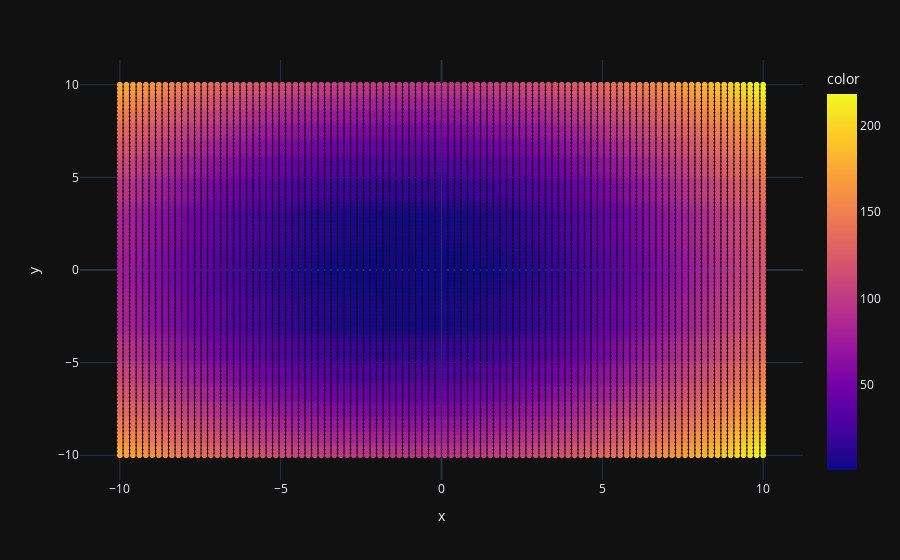

The notebook cell this image was saved under:
### Markdown cell above
# 2D

### Code cell
def g(x, y):
    return np.sqrt((((x+1)**2 + y**2) - 2) ** 2 + 1) + 3 * np.sin((y) ** 2 / 2)


search = cool.CoolSearch(
    g,
    dict.fromkeys(["x", "y"], (-10, 10)),
)

grid = search.get_grid(100)

px.scatter(
    x=grid[:, 0],
    y=grid[:, 1],
    color=g(grid[:, 0], grid[:, 1]),
)

### Figure 1 — Plotly figure (JSON) as saved in the notebook; plotly's stock layout.template omitted (floating-point values rounded to 4 significant figures; data arrays with more than 128 entries replaced by an {"elided": "..."} marker saying what was removed)
{"data": [{"hovertemplate": "x=%{x}<br>y=%{y}<br>color=%{marker.color}<extra></extra>", "legendgroup": "", "marker": {"color": {"elided": "10000 float values"}, "coloraxis": "coloraxis", "symbol": "circle"}, "mode": "markers", "name": "", "showlegend": false, "type": "scattergl", "x": {"elided": "10000 float values"}, "xaxis": "x", "y": {"elided": "10000 float values"}, "yaxis": "y"}], "layout": {"coloraxis": {"colorbar": {"title": {"text": "color"}}, "colorscale": [[0, "#0d0887"], [0.1111, "#46039f"], [0.2222, "#7201a8"], [0.3333, "#9c179e"], [0.4444, "#bd3786"], [0.5556, "#d8576b"], [0.6667, "#ed7953"], [0.7778, "#fb9f3a"], [0.8889, "#fdca26"], [1, "#f0f921"]]}, "legend": {"tracegroupgap": 0}, "margin": {"t": 60}, "xaxis": {"anchor": "y", "domain": [0, 1], "title": {"text": "x"}}, "yaxis": {"anchor": "x", "domain": [0, 1], "title": {"text": "y"}}}}
